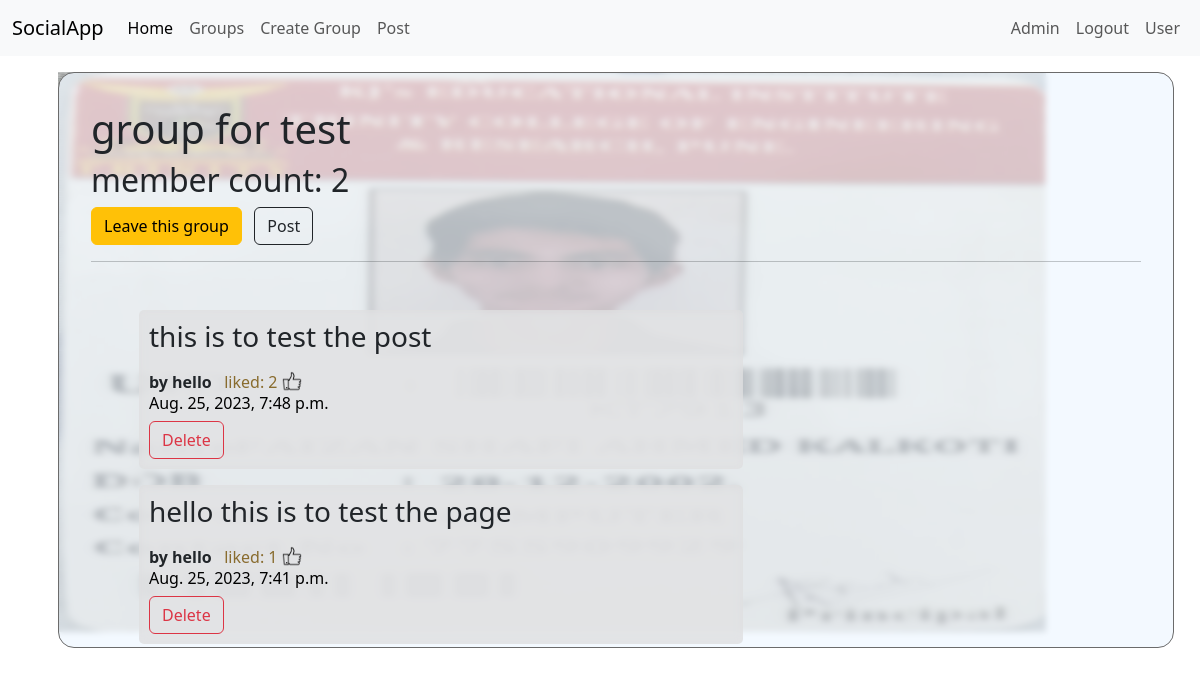
Before: /groups/posts/in/group-for-test/ (signed in) with the older database file.
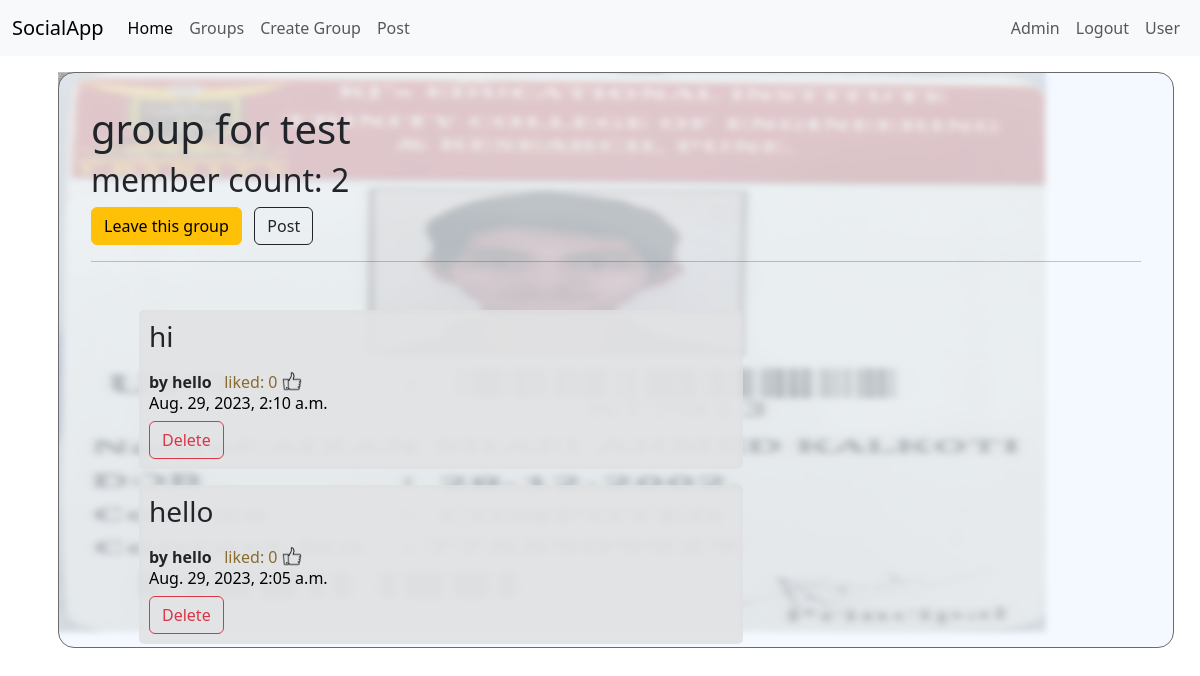
After: the same page with the newer database file.
### groups/models.py (models this page shows, shortened)
class Group(models.Model):
    name = models.CharField(max_length=100)
    slug = models.SlugField()
    group_img = models.ImageField(upload_to='group_bg_pics')
    g_description = models.TextField(blank= True, default='')
    g_description_html = models.TextField(editable=False, default='', blank=True)
    members = models.ManyToManyField(User, through='GroupMember')
    class Meta:
        ordering = ["name"]

### posts/models.py (models this page shows, shortened)
class Post(models.Model):
    user = models.ForeignKey(User, on_delete = models.CASCADE, related_name="posts")
    created_at = models.DateTimeField(auto_now = True)
    message = models.TextField()
    message_html = models.TextField(editable = False)
    group = models.ForeignKey(Group, on_delete = models.CASCADE, related_name='posts', null=True, blank=True)
    liked_users = models.ManyToManyField(User, through='PostLike')
    class Meta:
        ordering = ["-created_at"]
        unique_together = ("user", "message")

### groups/views.py (the view)
# urls.py: path('posts/in/<slug:slug>/', views.SingleGroup.as_view(), name='single'),
class SingleGroup(DetailView):
    model = Group

### groups/templates/groups/group_detail.html (shortened to what this page needs)
{% extends 'groups/group_base.html' %}
{% block pregroup %}
{% load static%}
<div style="padding: 1em; position: absolute; width: 85%; margin: 0px; z-index: -1;">
  <img style="height: 35em; width: 100%;" src="{{group.group_img.url}}" alt="">
</div>
<div style="background-color: rgba(240, 248, 255, 0.753); padding: 2em; margin: 1em; backdrop-filter: blur(3px);
height: 36em; border: 1px solid rgb(107, 107, 107); border-radius: 1em; overflow:hidden;">
<h1> {{group.name}} </h1>
<h2> member count: {{group.members.count}} </h2>
<div class="content">
  {% if user in group.members.all %}
    <a href="{% url 'groups:leave' slug=group.slug %}" class="btn btn-warning">
        <span>Leave this group</span>
    </a>
    <a class="btn btn-outline-dark" href="{% url 'posts:create' %}">Post</a>
    <br>
  {% else %}
    <a href="{% url 'groups:join' slug=group.slug %}" class="btn btn-success">
        <span>Join this group</span>
    </a>
    <br>
  {% endif %}
  <hr>
</div>
{% endblock pregroup %}
{% block group_content %}
<div class="col-lg-8" style=" overflow-y: scroll; height:23em; padding: 1em 3em;">
    {% if group.posts.count == 0 %}
        <h3>No posts in this group yet!</h3>
    {% else %}
       {% for post in group.posts.all %}
          <div class="post-single post media " style='margin:1em 0em; '>
            <h3>{{ post.message_html|safe }}</h3>
               <div><strong>by {{ post.user.username }}</strong>
              <span class="liked-post"> liked: {{post.liked_users.count}}  </span>
              {% if user in group.members.all %}
                <a class="liked-post" href="{% url 'posts:post_like' pk=post.pk slug=group.slug %}">
                <img class="liked" style="height:1.3em; width:1.3em; text-decoration: none;  transform:translateY(-2px);"
                 src="{% static 'socialapp/images/like.png' %}" alt="like"> </a>
              {% endif %}
               </div>
              <h6 class="media-heading">
                <time class="time">
                          <a href="{% url 'posts:single' username=post.user.username pk=post.pk %}"
                     class="link-color">
                              {{ post.created_at }}
                          </a>
                      </time>
              </h6>
              <div class="media-footer">
                {% if user.is_authenticated and post.user == user and user in group.members.all and not hide_delete %}
                  <a href="{% url 'posts:delete' pk=post.pk %}" title="delete" class="btn btn-outline-danger">
                    <span class="icon-label">Delete</span>
                  </a>
                {% endif %}
              </div>
          </div>
       {% endfor %}
    {% endif %}
</div>
</div>
{% endblock %}

### groups/templates/groups/group_base.html (shortened to what this page needs)
{% extends 'base.html' %}
{% block content %}
<div class="container">
    <div class="row" style="margin: 0px 0px;">
        {% block pregroup %} {% endblock %}
        {% block group_content %} {% endblock %}
    </div>
</div>
{% endblock content %}

### templates/base.html (shortened to what this page needs)
<!DOCTYPE html>
{% load static %}
<html lang="en">
  <head>
    <link href="https://cdn.jsdelivr.net/npm/bootstrap@5.3.0/dist/css/bootstrap.min.css" rel="stylesheet">
    <link rel="stylesheet" href="{% static 'css/master.css' %}">
  </head>
  <body>
    <nav class="navbar navbar-expand-lg bg-body-tertiary">
      <div class="container-fluid">
        <a class="navbar-brand" href="{% url 'home' %}">SocialApp</a>
        <div class="collapse navbar-collapse" id="navbarSupportedContent">
        <ul class="navbar-nav me-auto mb-2 mb-lg-0">
            <li class="nav-item">
              <a class="nav-link active" aria-current="page" href="{% url 'home' %}">Home</a>
            </li>
          {% if user.is_authenticated %}
            <li class="nav-item">
              <a class="nav-link" href="{% url 'groups:all' %}">Groups</a>
            </li>
            <li class="nav-item">
              <a class="nav-link" href="{% url 'groups:create' %}">Create Group</a>
            </li>
            <li class="nav-item">
              <a class="nav-link" href="{% url 'posts:create' %}">Post</a>
            </li>
          {% else %}
            <li class="nav-item">
              <a class="nav-link" href="{% url 'groups:all' %}">Groups</a>
            </li>
          {% endif %}
        </ul>
        <span>
          <ul class="navbar-nav me-auto mb-2 mb-lg-0">
          <li class="nav-item">
            <a class="nav-link" href="{% url 'admin:index' %}">Admin</a>
          </li>
          {% if user.is_authenticated %}
          <li class="nav-item">
            <a class="nav-link" href="{% url 'accounts:logout' %}">Logout</a>
          </li>
          <li class="nav-item">
            <a class="nav-link" href="{% url 'test' %}">User</a>
          </li>
          {% endif %}
        </ul>
        </span>
        </div>
      </div>
    </nav>
    {% block content %}
    {% endblock content %}
  </body>
</html>

### accounts/static/css/master.css (style rules this page uses)
.post-single { background-color: rgba(220, 219, 219, 0.687); backdrop-filter: blur(4px); padding: 10px; border-radius: 5px; margin: 5px 0px; }
.liked-post { color: rgb(137, 108, 46); text-decoration: none; }
.liked { text-decoration: none; transform:translateY(-5px); height:1.5em; width:1.5em; }

Changed rows visible on the page:
no longer on this page (row unchanged): Post: message_html "this is to test the post", user.username "hello", liked_users.count "2", created_at "Aug. 25, 2023, 7:48 p.m.", shows "Delete"
removed Post: message_html "hello this is to test the page", user.username "hello", liked_users.count "1", created_at "Aug. 25, 2023, 7:41 p.m.", shows "Delete"
added Post: message_html "hi", user.username "hello", liked_users.count "0", created_at "Aug. 29, 2023, 2:10 a.m.", shows "Delete"
added Post: message_html "hello", user.username "hello", liked_users.count "0", created_at "Aug. 29, 2023, 2:05 a.m.", shows "Delete"
